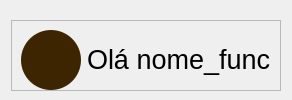
            <widget class="QWidget" name="widget_newte_2" native="true">
             <property name="sizePolicy">
              <sizepolicy hsizetype="Fixed" vsizetype="Fixed">
               <horstretch>0</horstretch>
               <verstretch>0</verstretch>
              </sizepolicy>
             </property>
             <layout class="QHBoxLayout" name="horizontalLayout_30">
              <property name="bottomMargin">
               <number>0</number>
              </property>
              <item alignment="Qt::AlignLeft">
               <widget class="QFrame" name="widget_newte">
                <property name="sizePolicy">
                 <sizepolicy hsizetype="Fixed" vsizetype="Fixed">
                  <horstretch>0</horstretch>
                  <verstretch>0</verstretch>
                 </sizepolicy>
                </property>
                <property name="frameShape">
                 <enum>QFrame::StyledPanel</enum>
                </property>
                <property name="frameShadow">
                 <enum>QFrame::Raised</enum>
                </property>
                <layout class="QHBoxLayout" name="horizontalLayout_4">
                 <property name="bottomMargin">
                  <number>0</number>
                 </property>
                 <item>
                  <widget class="QPushButton" name="foto_func_2">
                   <property name="sizePolicy">
                    <sizepolicy hsizetype="Fixed" vsizetype="Fixed">
                     <horstretch>0</horstretch>
                     <verstretch>0</verstretch>
                    </sizepolicy>
                   </property>
                   <property name="minimumSize">
                    <size>
                     <width>60</width>
                     <height>60</height>
                    </size>
                   </property>
                   <property name="maximumSize">
                    <size>
                     <width>60</width>
                     <height>60</height>
                    </size>
                   </property>
                   <property name="cursor">
                    <cursorShape>PointingHandCursor</cursorShape>
                   </property>
                   <property name="layoutDirection">
                    <enum>Qt::LeftToRight</enum>
                   </property>
                   <property name="styleSheet">
                    <string notr="true">QPushButton{
text-aling:center;
	background-color: rgb(60, 37, 00) ;
border-radius: 30px;

}</string>
                   </property>
                   <property name="text">
                    <string/>
                   </property>
                   <property name="iconSize">
                    <size>
                     <width>80</width>
                     <height>80</height>
                    </size>
                   </property>
                  </widget>
                 </item>
                 <item>
                  <widget class="QLabel" name="newte">
                   <property name="sizePolicy">
                    <sizepolicy hsizetype="Fixed" vsizetype="Fixed">
                     <horstretch>0</horstretch>
                     <verstretch>0</verstretch>
                    </sizepolicy>
                   </property>
                   <property name="styleSheet">
                    <string notr="true">font: 22pt &quot;Palanquin Dark&quot;;</string>
                   </property>
                   <property name="text">
                    <string>&lt;html&gt;&lt;head/&gt;&lt;body&gt;&lt;p&gt;&lt;span style=&quot; font-size:20pt;&quot;&gt;Olá nome_func&lt;/span&gt;&lt;/p&gt;&lt;/body&gt;&lt;/html&gt;</string>
                   </property>
                  </widget>
                 </item>
                </layout>
               </widget>
              </item>
             </layout>
            </widget>
